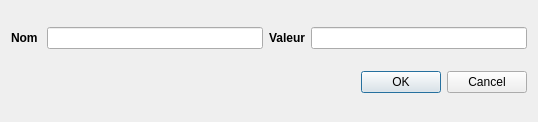
<?xml version="1.0" encoding="UTF-8"?>
<ui version="4.0">
 <class>DeclarationConst</class>
 <widget class="QDialog" name="DeclarationConst">
  <property name="geometry">
   <rect>
    <x>0</x>
    <y>0</y>
    <width>538</width>
    <height>122</height>
   </rect>
  </property>
  <property name="windowTitle">
   <string>Dialog</string>
  </property>
  <layout class="QGridLayout" name="gridLayout_2">
   <item row="0" column="0">
    <layout class="QHBoxLayout" name="horizontalLayout">
     <item>
      <widget class="QLabel" name="label">
       <property name="font">
        <font>
         <weight>75</weight>
         <bold>true</bold>
        </font>
       </property>
       <property name="text">
        <string>Nom </string>
       </property>
      </widget>
     </item>
     <item>
      <widget class="QLineEdit" name="nom"/>
     </item>
     <item>
      <widget class="QLabel" name="label_2">
       <property name="font">
        <font>
         <weight>75</weight>
         <bold>true</bold>
        </font>
       </property>
       <property name="text">
        <string>Valeur</string>
       </property>
      </widget>
     </item>
     <item>
      <widget class="QLineEdit" name="valeur"/>
     </item>
    </layout>
   </item>
   <item row="1" column="0">
    <layout class="QGridLayout" name="gridLayout">
     <item row="0" column="0">
      <spacer name="horizontalSpacer">
       <property name="orientation">
        <enum>Qt::Horizontal</enum>
       </property>
       <property name="sizeHint" stdset="0">
        <size>
         <width>40</width>
         <height>20</height>
        </size>
       </property>
      </spacer>
     </item>
     <item row="0" column="1">
      <widget class="QDialogButtonBox" name="buttonBox">
       <property name="standardButtons">
        <set>QDialogButtonBox::Cancel|QDialogButtonBox::Ok</set>
       </property>
      </widget>
     </item>
    </layout>
   </item>
  </layout>
 </widget>
 <resources/>
 <connections/>
</ui>
